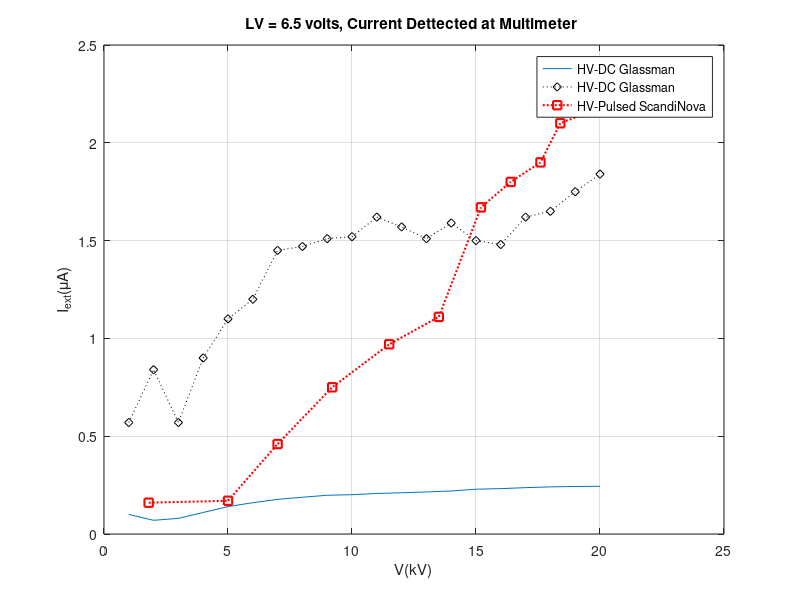

The MATLAB source for this figure:
% LV = 6.5 volt.

% HV applied is DC 20kV Glassman supply.

V1 = 1:20;
I1 = [0.1,0.07,0.08,0.11,0.14,0.16,0.177,0.188,0.198,0.201,0.207,0.211,0.215,0.22,0.229,0.232,0.237,0.241,0.243,0.244];

% HV applied is DC 20kV
V2 = V1;
I2 = [0.57,0.84,0.57,0.9,1.1,1.2,1.45,1.47,1.51,1.52,1.62,1.57,1.51,1.59,1.50,1.48,1.62,1.65,1.75,1.84];

% HV applied is DC HV ScandiNova
V3 = [1.8,5,7,9.2,11.5,13.5,15.2,16.4,17.6,18.4,20.4,20.8,22];
I3 = [0.16,0.17,0.46,0.75,0.97,1.11,1.67,1.8,1.9,2.1,2.2,2.3,2.4];

plot(V1,I1,V2,I2,'k:d',V3,I3,'r:s','LineWidth',1.5)
legend('HV-DC Glassman','HV-DC Glassman','HV-Pulsed ScandiNova')
xlabel('V(kV)')
ylabel('I_{ext}(\muA)')
grid()
title('LV = 6.5 volts, Current Dettected at Multimeter ')